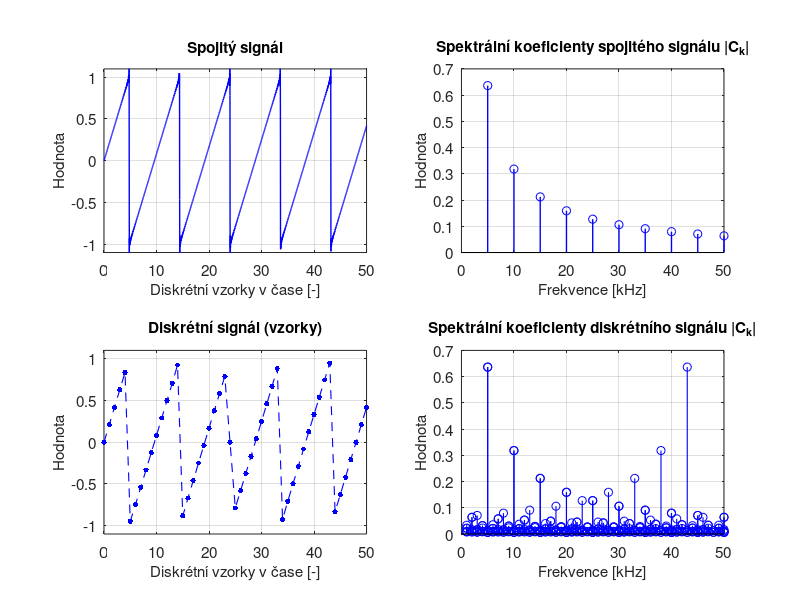

Write MATLAB code to recreate this figure.
% -------------------------------------------------------------------------
% sawtooth_aliasing_clean.m
% Theoretically-based plot of a continuous-time sawtooth, its sampled points,
% the (analytical) harmonic spectrum and the replicas produced by sampling.
% 
% The figure uses Czech language intentionally
% -------------------------------------------------------------------------

clear; close all; clc;

%% Parameters (signal and display)
f0 = 5e3;        % sawtooth fundamental frequency [Hz]
fs = 48e3;       % sampling frequency [Hz]
num_intervals = 50;   % how many sample intervals to show on x-axis
K = 200;         % number of harmonics for the Fourier series (theory)
maxFreqPlot = 50e3;   % frequency axis limit for spectrum plots [Hz]

%% Time vectors
T_display = num_intervals / fs;          % total time to display (s)
oversample_factor = 50;                  % how fine the "continuous" approximation is
Fs_cont = fs * oversample_factor;        % high-rate sampling for time-domain drawing
t_cont = linspace(0, T_display, round(T_display*Fs_cont)); % dense time vector
n_sample = 0:num_intervals;              % sample indices to display (0..50)
t_sample = n_sample / fs;                % sampling instants

%% Construct theoretical sawtooth via Fourier (sine) series
% For a sawtooth that ramps from -1 to +1, the sine-only Fourier series is:
% x(t) = (2/pi) * sum_{k=1..∞} [(-1)^(k+1) * (1/k) * sin(2*pi*k*f0*t)]
% We truncate to K harmonics (K large gives nearly exact waveform).
k = (1:K).';
an_k = (2/pi) * ((-1).^(k+1)) ./ k;   % sine coefficients (real-valued)
% Build continuous-time waveform
x_cont = zeros(size(t_cont));
for idx = 1:K
    x_cont = x_cont + an_k(idx) * sin(2*pi*k(idx)*f0*t_cont);
end
% (x_cont is in range approximately [-1,1]).

% Sampled waveform values
x_samp = zeros(size(t_sample));
for idx = 1:K
    x_samp = x_samp + an_k(idx) * sin(2*pi*k(idx)*f0*t_sample);
end

%% Analytical harmonic spectrum (baseband continuous-time)
% harmonic frequencies and magnitudes (theoretical lines)
harm_freqs = k * f0;                    % k * f0
harm_mags  = abs(an_k);                 % magnitude of each harmonic (positive)

% Prepare top-right data: only harmonics <= maxFreqPlot
idx_plot = find(harm_freqs <= maxFreqPlot);
harm_freqs_plot = harm_freqs(idx_plot);
harm_mags_plot  = harm_mags(idx_plot);

%% Replicated spectrum due to sampling: exact theoretical aliasing copies
% We create lines at all |N*fs ± k*f0|, but WITHOUT summing their magnitudes.
% Every replica must have the same amplitude 2/(pi*k).

rep_freqs = [];
rep_mags  = [];

Nrange = -10:10;  % enough to fill up to 50 kHz

for N = Nrange
    for kk = 1:K
        f1 = N*fs + kk*f0;
        f2 = abs(N*fs - kk*f0);
        
        if f1 > 0 && f1 <= maxFreqPlot
            rep_freqs(end+1) = f1; %#ok<SAGROW>
            rep_mags(end+1)  = harm_mags(kk);
        end
        
        if f2 > 0 && f2 <= maxFreqPlot
            rep_freqs(end+1) = f2; %#ok<SAGROW>
            rep_mags(end+1)  = harm_mags(kk);
        end
    end
end

% Now simply plot these as individual spectral lines (NO aggregation)
[rep_freqs_sorted, idx_sorted] = sort(rep_freqs);
rep_mags_sorted = rep_mags(idx_sorted);

% Many lines will overlap (different N,k produce same frequency). We need to
% aggregate magnitudes of coincident lines (sum their contributions).
% We'll round frequencies to 1 Hz to merge near-equal lines.
freq_round = round(rep_freqs); % 1 Hz resolution
[uniq_freqs, ~, ic] = unique(freq_round);
agg_mags = accumarray(ic(:), rep_mags(:)); % sum magnitudes that fall to same rounded freq

% Keep only unique freqs <= maxFreqPlot
valid_idx = uniq_freqs <= maxFreqPlot;
agg_freqs = uniq_freqs(valid_idx);
agg_mags  = agg_mags(valid_idx);

% Sort for plotting
[agg_freqs, sidx] = sort(agg_freqs);
agg_mags = agg_mags(sidx);

%% Compute long-sampled FFT (to compare discrete sampled spectrum)
% This is just for reference overlay (not strictly necessary for theoretical lines)
Nfft = 65536;
% create long sampled signal (many periods)
t_s_long = (0:Nfft-1)/fs;
x_s_long = zeros(size(t_s_long));
for idx = 1:K
    x_s_long = x_s_long + an_k(idx) * sin(2*pi*k(idx)*f0*t_s_long);
end
X_s_long = abs(fft(x_s_long));
f_axis = (0:Nfft-1) * (fs / Nfft);
f_axis_pos = f_axis(1:Nfft/2);
X_s_pos = X_s_long(1:Nfft/2);
% normalize for plotting comparably
X_s_pos = X_s_pos / max(X_s_pos) * max(harm_mags_plot);

%% Plotting: 2x2 figure
figure('Name','Sawtooth & Aliasing (theoretical)','Color','w','Units','normalized','Position',[0.05 0.05 0.7 0.7]);

% Top-left: continuous-time sawtooth and sampled points
subplot(2,2,1);
plot(t_cont * fs, x_cont, 'b-', 'LineWidth', 1.0); hold on;
%stem(t_sample * fs, x_samp, 'k', 'filled','MarkerSize',4);
xlim([0 num_intervals]);
ylim([-1.1 1.1]);
xlabel('Diskrétní vzorky v čase [-]');
ylabel('Hodnota');
title('Spojitý signál');
grid on;

% Top-right: amplitude spectrum (analytical harmonics of continuous-time sawtooth)
subplot(2,2,2);
% convert to kHz on x-axis for similarity with example
stem(harm_freqs_plot/1e3, harm_mags_plot, 'b', 'LineWidth', 1.0);
xlim([0 maxFreqPlot/1e3]);
ylim([0 max(harm_mags_plot)*1.1]);
xlabel('Frekvence [kHz]');
ylabel('Hodnota');
title('Spektrální koeficienty spojitého signálu |C_k|');
grid on;

% Bottom-left: discrete sampled points (zoomed look)
subplot(2,2,3);
plot(t_sample * fs, x_samp, 'b.', 'MarkerSize',12); hold on;
plot(t_sample * fs, x_samp, 'b--', 'LineWidth', 0.8);
xlim([0 num_intervals]);
ylim([-1.1 1.1]);
xlabel('Diskrétní vzorky v čase [-]');
ylabel('Hodnota');
title('Diskrétní signál (vzorky)');
grid on;

% Bottom-right: replicated spectrum produced by sampling (theoretical lines)
%% Plot corrected replica spectrum
subplot(2,2,4);
stem(rep_freqs_sorted/1e3, rep_mags_sorted, 'b', 'LineWidth', 0.8); hold on;

% limit & labels
xlim([0 maxFreqPlot/1e3]);
ylim([0 max(harm_mags_plot)*1.1]);
xlabel('Frekvence [kHz]');
ylabel('Hodnota');
title('Spektrální koeficienty diskrétního signálu |C_k|');
grid on;

% % Global title
% sgtitle(sprintf('Sawtooth f_0 = %.1f kHz, Sampling f_s = %.1f kHz', f0/1e3, fs/1e3));

% Improve fonts
set(findall(gcf,'-property','FontSize'),'FontSize',11);

% Save picture
print(gcf,'-dpng','-r300','sawtooth_aliasing_figure.png');

% End of script
